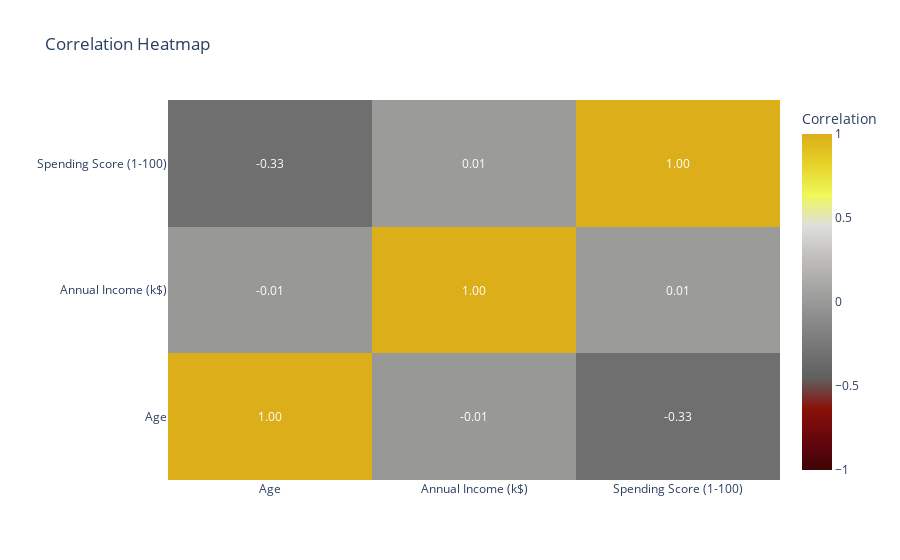

The notebook cell saved with this chart:
### Code cell
# Correlation heatmap
corr = df.corr()
trace_corr = go.Heatmap(
    x=corr.columns,
    y=corr.columns,
    z=corr.values,
    colorscale='oxy',
    colorbar=dict(title='Correlation'),
    zmin=-1,
    zmax=1,
)

annotations = []
for i, row in enumerate(corr.values):
    for j, value in enumerate(row):
        text = f"{value:.2f}"
        annotations.append(dict(
            x=corr.columns[j],
            y=corr.columns[i],
            text=text,
            showarrow=False,
            font=dict(color='white', size=12)
        ))

fig = make_subplots(rows=1, cols=1)
fig.add_trace(trace_corr, row=1, col=1)
fig.update_layout(
    title='Correlation Heatmap',
    annotations=annotations,
    xaxis=dict(title=dict(text='')),
    yaxis=dict(title=dict(text='')),
)
fig.show()

### Figure 1 — Plotly figure (JSON) as saved in the notebook; plotly's stock layout.template omitted (floating-point values rounded to 4 significant figures)
{"data": [{"colorbar": {"title": {"text": "Correlation"}}, "colorscale": [[0, "rgb(63, 5, 5)"], [0.09091, "rgb(101, 6, 13)"], [0.1818, "rgb(138, 17, 9)"], [0.2727, "rgb(96, 95, 95)"], [0.3636, "rgb(119, 118, 118)"], [0.4545, "rgb(142, 141, 141)"], [0.5455, "rgb(166, 166, 165)"], [0.6364, "rgb(193, 192, 191)"], [0.7273, "rgb(222, 222, 220)"], [0.8182, "rgb(239, 248, 90)"], [0.9091, "rgb(230, 210, 41)"], [1, "rgb(220, 174, 25)"]], "type": "heatmap", "x": ["Age", "Annual Income (k$)", "Spending Score (1-100)"], "xaxis": "x", "y": ["Age", "Annual Income (k$)", "Spending Score (1-100)"], "yaxis": "y", "z": [[1, -0.0124, -0.3272], [-0.0124, 1, 0.009903], [-0.3272, 0.009903, 1]], "zmax": 1, "zmin": -1}], "layout": {"annotations": [{"font": {"color": "white", "size": 12}, "showarrow": false, "text": "1.00", "x": "Age", "y": "Age"}, {"font": {"color": "white", "size": 12}, "showarrow": false, "text": "-0.01", "x": "Annual Income (k$)", "y": "Age"}, {"font": {"color": "white", "size": 12}, "showarrow": false, "text": "-0.33", "x": "Spending Score (1-100)", "y": "Age"}, {"font": {"color": "white", "size": 12}, "showarrow": false, "text": "-0.01", "x": "Age", "y": "Annual Income (k$)"}, {"font": {"color": "white", "size": 12}, "showarrow": false, "text": "1.00", "x": "Annual Income (k$)", "y": "Annual Income (k$)"}, {"font": {"color": "white", "size": 12}, "showarrow": false, "text": "0.01", "x": "Spending Score (1-100)", "y": "Annual Income (k$)"}, {"font": {"color": "white", "size": 12}, "showarrow": false, "text": "-0.33", "x": "Age", "y": "Spending Score (1-100)"}, {"font": {"color": "white", "size": 12}, "showarrow": false, "text": "0.01", "x": "Annual Income (k$)", "y": "Spending Score (1-100)"}, {"font": {"color": "white", "size": 12}, "showarrow": false, "text": "1.00", "x": "Spending Score (1-100)", "y": "Spending Score (1-100)"}], "title": {"text": "Correlation Heatmap"}, "xaxis": {"anchor": "y", "domain": [0, 1], "title": {"text": ""}}, "yaxis": {"anchor": "x", "domain": [0, 1], "title": {"text": ""}}}}
